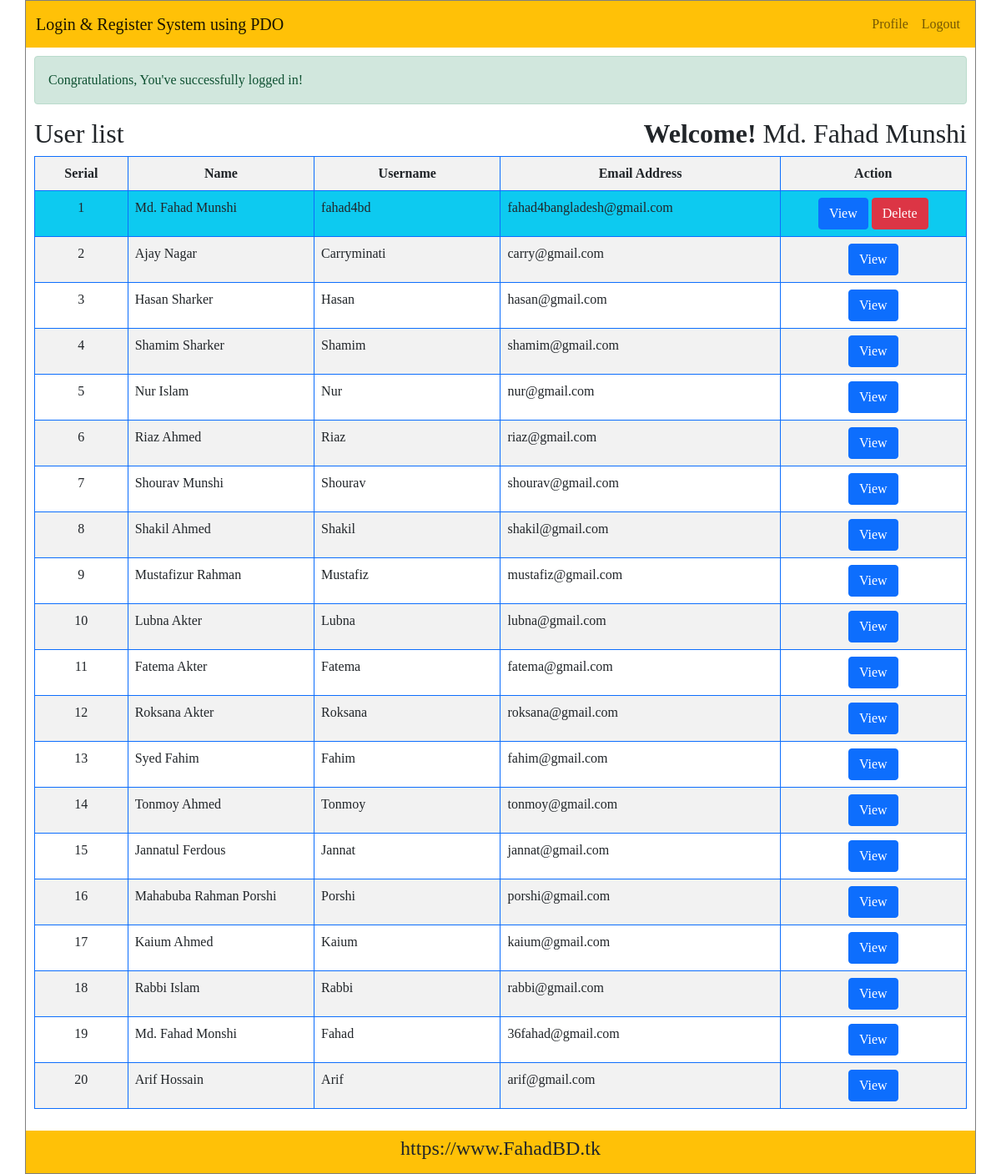
Page /index.php (signed in) on the committed database.
### tables this page shows
CREATE TABLE `tbl_user` (
  `id` int(11) NOT NULL,
  `name` varchar(255) NOT NULL,
  `email` varchar(255) NOT NULL,
  `username` varchar(255) NOT NULL,
  `password` varchar(255) NOT NULL
);

### lib/session.php (called while the page is built, shortened)
<?php
class session{
    public static function get($key){
        if(isset($_SESSION[$key])){
            return $_SESSION[$key];
        }else{
            return false;
        }
    }
}
?>

### lib/user.php (called while the page is built, shortened)
<?php
include_once "database.php";
include_once "session.php";
class user{
    private $db;
    public function __construct(){
        $this->db = new database();
    }
    public function getUserData(){
        $sql = "SELECT * FROM tbl_user ORDER BY id ASC";
        $query = $this->db->pdo->prepare($sql);
        $query->execute();
        $result = $query->fetchAll(PDO::FETCH_ASSOC);
        return $result;
    }
}
$user = new user();
?>

### lib/database.php (called while the page is built, shortened)
<?php
class database{
    private $servername = "localhost";
    private $dbname = "bounceback";
    private $username = "root";
    private $password = "";
    public function __construct(){
        if(!isset($pdo)){
            try{
                $link = new PDO("mysql:host=".$this->servername.";"."dbname=".$this->dbname,$this->username,$this->password);
                $link->setAttribute(PDO::ATTR_ERRMODE,PDO::ERRMODE_EXCEPTION);
                $this->pdo = $link;
            }catch(PDOException $e){
                die("Sorry, Something went wrong: " . $e->getMessage() );
            }
        }else{
            die("Failed to connect with the database.");
        }
    }
}
?>

### index.php (the view, shortened to what this page needs)
<?php include 'inc/header.php';
  $loginmsg = session::get("loginmsg");
  if(isset($loginmsg)){
    echo $loginmsg;
  }
?>
 <div class="panel panel-default">
   <div class="panel-heading">
     <h2>
       User list <span style="float: right;"><strong>Welcome! </strong> <?php
        $name = session::get("name");
        if(isset($name)){
          echo $name;
        }
        ?></span>
     </h2>
   </div>
 </div>
 <div class="panel_body">
   <table class="table table-striped table-bordered border-primary">
     <tr>
     <th width="10%">Serial</th>
     <th width="20%">Name</th>
     <th width="20%">Username</th>
     <th width="30%">Email Address</th>
     <th width="20%">Action</th>
     </tr>
<?php
  $userdata = $user->getUserData();
  $i = 0;
  foreach($userdata as $row){
    $i++;
?>
     <tr <?php if(session::get('id') == $row['id']){ echo 'class="bg-info"';} ?>>
       <td><?php echo $i; ?></td>
       <td><?php echo $row['name']; ?></td>
       <td><?php echo $row['username']; ?></td>
       <td><?php echo $row['email']; ?></td>
       <td><a href="profile.php?id=<?php echo $row['id']; ?>" class="btn btn-primary">View</a>
       <?php if(session::get('id') == $row['id']){ ?>
       <button class="btn btn-danger" onclick="confirmD()">Delete</button></td>
     </tr>
<?php }} ?>
   </table>
 </div>
<?php include "inc/footer.php"; ?>

### inc/header.php (shortened to what this page needs)
<?php include "lib/user.php";
?>
<!doctype html>
<html lang="en">
  <head>
    <link href="css/bootstrap.min.css" rel="stylesheet" type="text/css">
    <link rel="stylesheet" href="styles.css" type="text/css">
  </head>
  <body>
      <div class="container">
      <nav class="navbar navbar-expand-lg navbar-light bg-warning">
  <div class="container-fluid">
    <a class="navbar-brand" href="index.php">Login & Register System using PDO</a>
    <div class="collapse navbar-collapse" id="navbarTogglerDemo02">
      <ul class="navbar-nav me-auto mb-2 mb-lg-0 ">
      <?php
        $loggedin = session::get("login");
        $id = session::get("id");
        if($loggedin == true){
      ?>
        <li class="nav-item"><a class="nav-link" href="profile.php?id=<?php echo $id; ?>">Profile</a></li>
        <li class="nav-item"><a class="nav-link" href="?action=logout">Logout</a></li>
        <?php }else{ ?>
        <li class="nav-item"><a class="nav-link" href="login.php">Login</a></li>
        <li class="nav-item"><a class="nav-link" href="register.php">Register</a></li>
        <?php } ?>
      </ul>
    </div>
  </div>
</nav>
<div class="content">

### inc/footer.php (shortened to what this page needs)
</div>
<div class="bg-warning" style="margin:0;padding: 7px;">
  <center><h4>https://www.FahadBD.tk</h4></center>
</div>
</div>
    </body>
</html>

### styles.css (style rules this page uses)
* { margin: 0; padding: 0; -webkit-box-sizing: border-box; box-sizing: border-box; font-family: 'Times New Roman', Times, serif, Verdana, Geneva, Tahoma, sans-serif; }
@media (min-width: 992px) { .navbar-expand-lg .navbar-collapse { position: absolute; right: 10px; } }
.container { border: 1px solid grey; padding: 0; }
.content { min-height: 80vh; padding: 10px; }
tr> th { text-align: center!important; }
tr> td:nth-child(1),tr> td:nth-child(5) { text-align: center!important; }

### rows in the picture
tbl_user: name "Md. Fahad Munshi", username "fahad4bd", email "fahad4bangladesh@gmail.com", shows "Delete"
tbl_user: name "Ajay Nagar", username "Carryminati", email "carry@gmail.com"
tbl_user: name "Hasan Sharker", username "Hasan", email "hasan@gmail.com"
tbl_user: name "Shamim Sharker", username "Shamim", email "shamim@gmail.com"
tbl_user: name "Nur Islam", username "Nur", email "nur@gmail.com"
tbl_user: name "Riaz Ahmed", username "Riaz", email "riaz@gmail.com"
tbl_user: name "Shourav Munshi", username "Shourav", email "shourav@gmail.com"
tbl_user: name "Shakil Ahmed", username "Shakil", email "shakil@gmail.com"
tbl_user: name "Mustafizur Rahman", username "Mustafiz", email "mustafiz@gmail.com"
tbl_user: name "Lubna Akter", username "Lubna", email "lubna@gmail.com"
tbl_user: name "Fatema Akter", username "Fatema", email "fatema@gmail.com"
tbl_user: name "Roksana Akter", username "Roksana", email "roksana@gmail.com"
tbl_user: name "Syed Fahim", username "Fahim", email "fahim@gmail.com"
tbl_user: name "Tonmoy Ahmed", username "Tonmoy", email "tonmoy@gmail.com"
tbl_user: name "Jannatul Ferdous", username "Jannat", email "jannat@gmail.com"
tbl_user: name "Mahabuba Rahman Porshi", username "Porshi", email "porshi@gmail.com"
tbl_user: name "Kaium Ahmed", username "Kaium", email "kaium@gmail.com"
tbl_user: name "Rabbi Islam", username "Rabbi", email "rabbi@gmail.com"
tbl_user: name "Md. Fahad Monshi", username "Fahad", email "36fahad@gmail.com"
tbl_user: name "Arif Hossain", username "Arif", email "arif@gmail.com"

### other values in the picture
$loginmsg "Congratulations, You've successfully logged in!"
$name "Md. Fahad Munshi"
